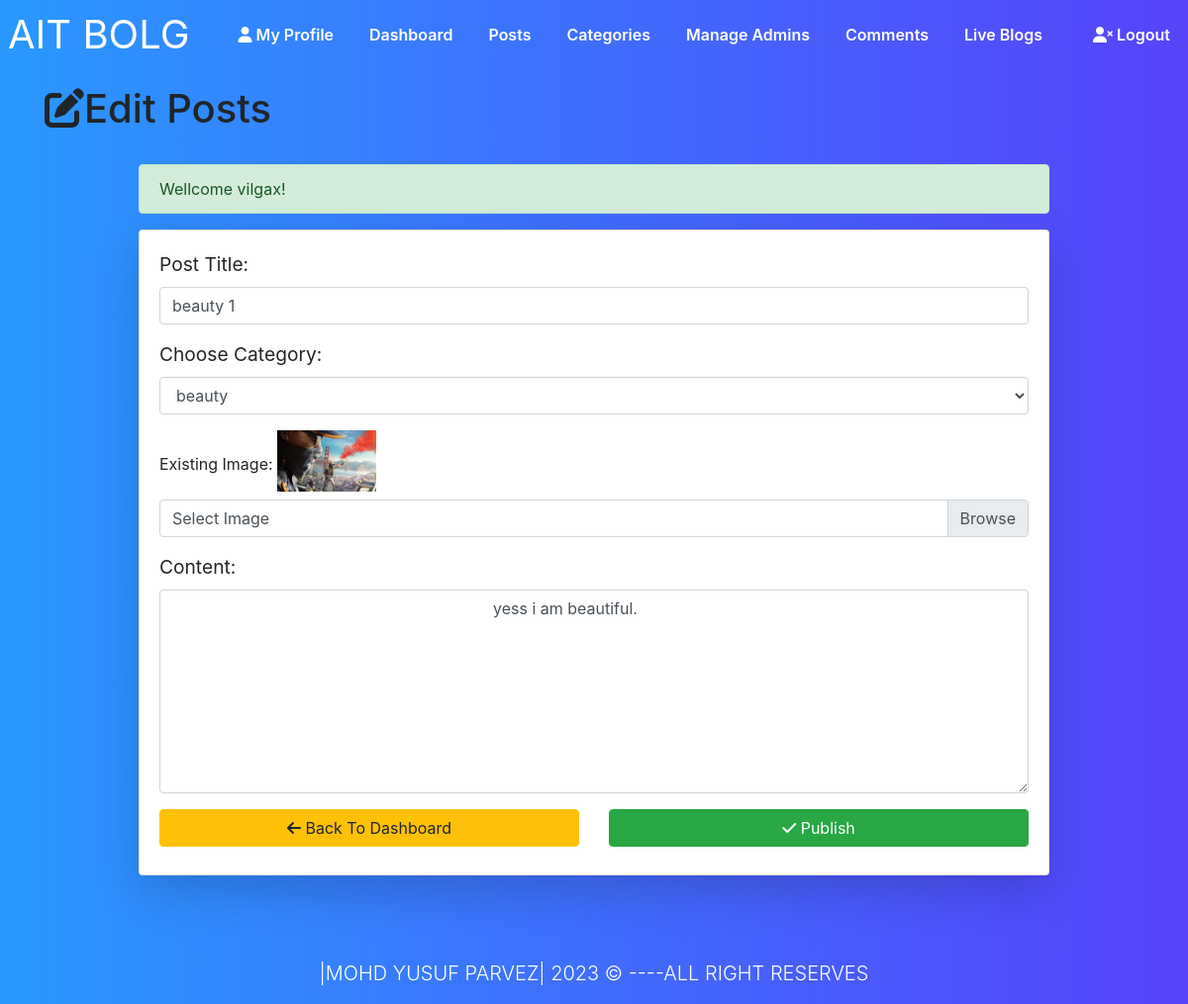
The page /editpost.php?id=22 (signed in) on the database its author committed.
### tables this page shows
CREATE TABLE `posts` (
  `id` int(10) NOT NULL,
  `datetime` varchar(50) NOT NULL,
  `title` varchar(300) NOT NULL,
  `category` varchar(50) NOT NULL,
  `author` varchar(50) NOT NULL,
  `image` varchar(50) NOT NULL,
  `content` varchar(10000) NOT NULL
);

### editpost.php (the view, shortened to what this page needs)
<?php require_once("includes/Sessions.php");  ?>
<?php
	$SarchQueryParameter = $_GET['id'];
?>
<!DOCTYPE html>
<html lang="en">
<head>
	<link rel="stylesheet" type="text/css" href="css/style.css">
	<link rel="stylesheet" type="text/css" href="bootcss/bootstrap.css">
	<link rel="stylesheet" type="text/css" href="bootcss/bootstrap-grid.css">
	<link rel="stylesheet" type="text/css" href="bootcss/bootstrap-reboot.css">
	<link rel="stylesheet" type="text/css" href="css/edit.css">
</head>
<body style="background-image: linear-gradient(to right, #2998ff, #5643fa);">
	<nav class="navbar navbar-dash-back navbar-expand-lg navbar-light ">
  <a class="navbar-brand logo ml-2" href="#">Ait bolg</a>
  <div class="collapse navbar-collapse" id="navbarNav">
  <ul class="navbar-nav ml-auto">
				<li class="nav-item"><a href="profile.php" class="nav-link text-success"><i class="fas fa-user"></i> My Profile</a></li>
				<li class="nav-item"><a href="dashboard.php" class="nav-link">Dashboard</a></li>
				<li class="nav-item"><a href="posts.php" class="nav-link">Posts</a></li>
				<li class="nav-item"><a href="categories.php" class="nav-link">Categories</a></li>
				<li class="nav-item"><a href="admins.php" class="nav-link">Manage Admins</a></li>
				<li class="nav-item"><a href="comments.php" class="nav-link">Comments</a></li>
				<li class="nav-item"><a href="index.php?page=1" class="nav-link">Live Blogs</a></li>
			</ul>
			<ul class="navbar-nav ml-auto">
				<li class="nav-item"><a href="logout.php" class="nav-link text-danger"><i class="fas fa-user-times"></i> Logout</a></li>
			</ul>
  </div>
</nav>
	<header class=" py-3">
		<div class="container">
			<div class="row">
				<div class="col-md-12">
					<h1><i class="fas fa-edit"></i>Edit Posts</h1>
				</div>
			</div>
		</div>
	</header>
	<section class="container py-2 mb-4">
		<div class="row">
			<div class="offset-lg-1 col-lg-10" style="min-height: 400px;">
				<?php
					echo SuccessMessage();
					global $ConnectingDB;
       				$sql  = "SELECT * FROM posts WHERE id='$SarchQueryParameter'";
      			 	$stmt = $ConnectingDB ->query($sql);
       				while ($DataRows=$stmt->fetch()) {
         			$TitleToBeUpdated    = $DataRows['title'];
         			$CategoryToBeUpdated = $DataRows['category'];
         			$ImageToBeUpdated    = $DataRows['image'];
         			$PostToBeUpdated     = $DataRows['content'];
         			}
				?>
				<form class="" action="editpost.php?id=<?php echo $SarchQueryParameter; ?>" method="post" enctype="multipart/form-data">
					<div class="card shadow-lg mb-3">
						<div class="card-body">
							<div class="form-group">
								<label for="title"><span class="Fieldinfo">Post Title:</span></label>
								<input type="text" name="PostTitle" id="title" class="form-control" value="<?php echo $TitleToBeUpdated;  ?>">
							</div>
							<div class="form-group">
								<label for="CategoryTitle"><span class="Fieldinfo">Choose Category:</span></label>
								<select class="form-control" id="CategoryTitle" name="Category">
								<option selected><?php echo $CategoryToBeUpdated; ?></option>
								</select>
							</div>
							<div class="form-group">
								<span class="FieldInfo">Existing Image: </span>
              						<img  class="mb-2" src="Uploads/<?php echo $ImageToBeUpdated;?>" width="100px"; height="auto"; >
								<div class="custom-file">
									<label class="custom-file-label" for="imageSelect">Select Image</label>
								</div>
							</div>
							<div class="form-group">
								<label for="Content"><span class="Fieldinfo">Content:</span></label>
								<textarea class="form-control" id="Content" name="PostDescription" rows="8" cols="80">
									<?php echo $PostToBeUpdated; ?>
								</textarea>
							</div>
							<div class="row">
								<div class="col-lg-6 mb-2">
									<a href="dashboard.php" class="btn btn-warning btn-block"><i class="fas fa-arrow-left"></i> Back To Dashboard</a>
								</div>
								<div class="col-lg-6 mb-2">
									<button type="submit" name="submit" class="btn btn-success btn-block">
										<i class="fas fa-check"></i> Publish
									</button>
								</div>
							</div>
						</div>
					</div>
				</form>
			</div>
		</div>
	</section>
	<footer class="dash-bg-color text-white">
		<div class="container mrtop">
			<div class="row">
				<div class="col">
					<p class="lead text-center">|MOHD YUSUF PARVEZ| <span id="year"></span> &copy; ----ALL RIGHT RESERVES</p>
				</div>
			</div>
		</div>
	</footer>
</body>
</html>

### css/style.css (style rules this page uses)
.Fieldinfo { font-size: 1.2em; }

### css/edit.css (style rules this page uses)
.logo { color: #fff !important; text-transform: uppercase; font-size: 40px !important; }
body { background-color: #fff !important; }
.navbar-dash-back { background-image: linear-gradient(to right, #2998ff, #5643fa); padding: 0 !important; }
.navbar-nav li { padding: 0 10px; }
.navbar-nav li a { color: #fff !important; font-weight: 600; }
.mrtop { margin-top: 60px !important; }
.dash-bg-color { background-image: linear-gradient(to right, #2998ff, #5643fa); }

### rows shown on the page
posts: PostTitle "beauty 1", Category "beauty", image (picture), PostDescription "yess i am beautiful."

### other values the page prints
SuccessMessage() "Wellcome vilgax!"
